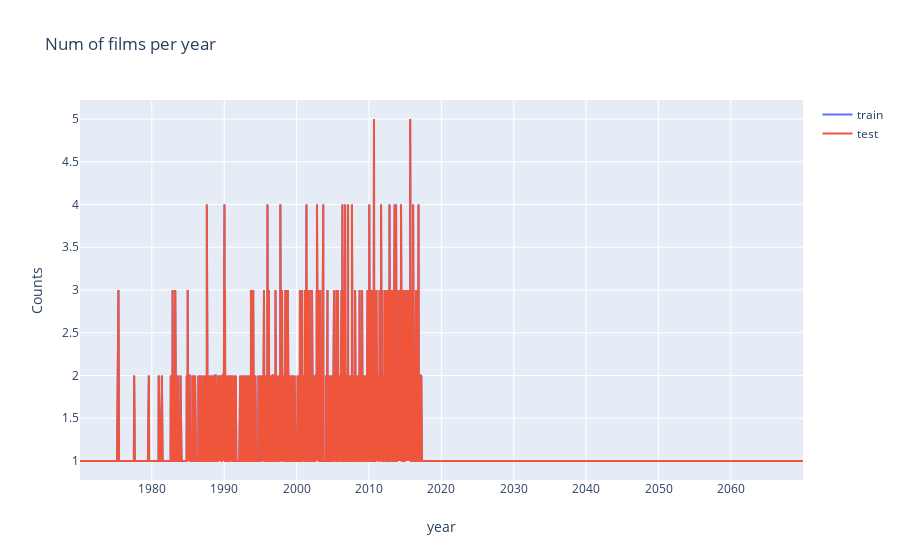

Notebook cell for this chart:
### Code cell
import plotly.offline as py
py.init_notebook_mode(connected=True)
import plotly.graph_objs as go

data=[go.Scatter(x=d1.index,y=d1.values,name='train'),go.Scatter(x=d2.index,y=d2.values,name='test')]
layout=go.Layout(dict(title='Num of films per year',xaxis=dict(title='year'),yaxis=dict(title='Counts')),legend=dict(orientation='v'))
py.iplot(dict(data=data,layout=layout))

### Figure 1 — Plotly figure (JSON) as saved in the notebook; plotly's stock layout.template omitted (floating-point values rounded to 4 significant figures; data arrays with more than 128 entries replaced by an {"elided": "..."} marker saying what was removed)
{"data": [{"name": "train", "type": "scatter", "x": {"elided": "2398 str values"}, "y": {"elided": "2398 int values"}}, {"name": "test", "type": "scatter", "x": {"elided": "2398 str values"}, "y": {"elided": "2398 int values"}}], "layout": {"legend": {"orientation": "v"}, "title": {"text": "Num of films per year"}, "xaxis": {"title": {"text": "year"}}, "yaxis": {"title": {"text": "Counts"}}}}
